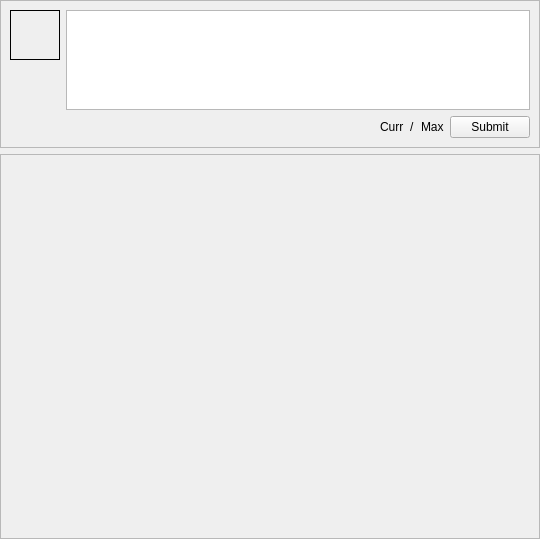
<?xml version="1.0" encoding="UTF-8"?>
<ui version="4.0">
 <class>forumView</class>
 <widget class="QWidget" name="forumView">
  <property name="geometry">
   <rect>
    <x>0</x>
    <y>0</y>
    <width>540</width>
    <height>539</height>
   </rect>
  </property>
  <property name="windowTitle">
   <string>Forum</string>
  </property>
  <layout class="QVBoxLayout" name="verticalLayout">
   <property name="margin">
    <number>0</number>
   </property>
   <item>
    <widget class="QFrame" name="postFrame">
     <property name="sizePolicy">
      <sizepolicy hsizetype="Preferred" vsizetype="Preferred">
       <horstretch>0</horstretch>
       <verstretch>0</verstretch>
      </sizepolicy>
     </property>
     <property name="minimumSize">
      <size>
       <width>0</width>
       <height>0</height>
      </size>
     </property>
     <property name="frameShape">
      <enum>QFrame::StyledPanel</enum>
     </property>
     <property name="frameShadow">
      <enum>QFrame::Raised</enum>
     </property>
     <layout class="QGridLayout" name="gridLayout">
      <item row="0" column="0">
       <widget class="QLabel" name="avatarLabel">
        <property name="sizePolicy">
         <sizepolicy hsizetype="Fixed" vsizetype="Fixed">
          <horstretch>0</horstretch>
          <verstretch>0</verstretch>
         </sizepolicy>
        </property>
        <property name="minimumSize">
         <size>
          <width>50</width>
          <height>50</height>
         </size>
        </property>
        <property name="maximumSize">
         <size>
          <width>50</width>
          <height>50</height>
         </size>
        </property>
        <property name="frameShape">
         <enum>QFrame::Box</enum>
        </property>
        <property name="text">
         <string/>
        </property>
        <property name="scaledContents">
         <bool>false</bool>
        </property>
        <property name="textInteractionFlags">
         <set>Qt::NoTextInteraction</set>
        </property>
       </widget>
      </item>
      <item row="0" column="1" rowspan="2" colspan="5">
       <widget class="QTextEdit" name="postTextEdit">
        <property name="sizePolicy">
         <sizepolicy hsizetype="Expanding" vsizetype="Fixed">
          <horstretch>0</horstretch>
          <verstretch>0</verstretch>
         </sizepolicy>
        </property>
        <property name="minimumSize">
         <size>
          <width>0</width>
          <height>100</height>
         </size>
        </property>
        <property name="maximumSize">
         <size>
          <width>16777215</width>
          <height>100</height>
         </size>
        </property>
        <property name="tabChangesFocus">
         <bool>true</bool>
        </property>
       </widget>
      </item>
      <item row="1" column="0" rowspan="2">
       <spacer name="verticalSpacer">
        <property name="orientation">
         <enum>Qt::Vertical</enum>
        </property>
        <property name="sizeType">
         <enum>QSizePolicy::Expanding</enum>
        </property>
        <property name="sizeHint" stdset="0">
         <size>
          <width>20</width>
          <height>71</height>
         </size>
        </property>
       </spacer>
      </item>
      <item row="2" column="1">
       <spacer name="horizontalSpacer">
        <property name="orientation">
         <enum>Qt::Horizontal</enum>
        </property>
        <property name="sizeHint" stdset="0">
         <size>
          <width>518</width>
          <height>20</height>
         </size>
        </property>
       </spacer>
      </item>
      <item row="2" column="5">
       <widget class="QPushButton" name="postSubmitButton">
        <property name="text">
         <string>Submit</string>
        </property>
       </widget>
      </item>
      <item row="2" column="2">
       <widget class="QLabel" name="currentCharAmt">
        <property name="text">
         <string>Curr</string>
        </property>
       </widget>
      </item>
      <item row="2" column="3">
       <widget class="QLabel" name="label_2">
        <property name="text">
         <string>/</string>
        </property>
       </widget>
      </item>
      <item row="2" column="4">
       <widget class="QLabel" name="totalCharAmt">
        <property name="text">
         <string>Max</string>
        </property>
       </widget>
      </item>
     </layout>
    </widget>
   </item>
   <item>
    <widget class="QScrollArea" name="scrollArea">
     <property name="sizePolicy">
      <sizepolicy hsizetype="Expanding" vsizetype="Expanding">
       <horstretch>0</horstretch>
       <verstretch>1</verstretch>
      </sizepolicy>
     </property>
     <property name="widgetResizable">
      <bool>true</bool>
     </property>
     <widget class="QWidget" name="contents">
      <property name="geometry">
       <rect>
        <x>0</x>
        <y>0</y>
        <width>538</width>
        <height>367</height>
       </rect>
      </property>
      <property name="sizePolicy">
       <sizepolicy hsizetype="Preferred" vsizetype="Preferred">
        <horstretch>0</horstretch>
        <verstretch>0</verstretch>
       </sizepolicy>
      </property>
     </widget>
    </widget>
   </item>
  </layout>
 </widget>
 <resources/>
 <connections/>
</ui>
